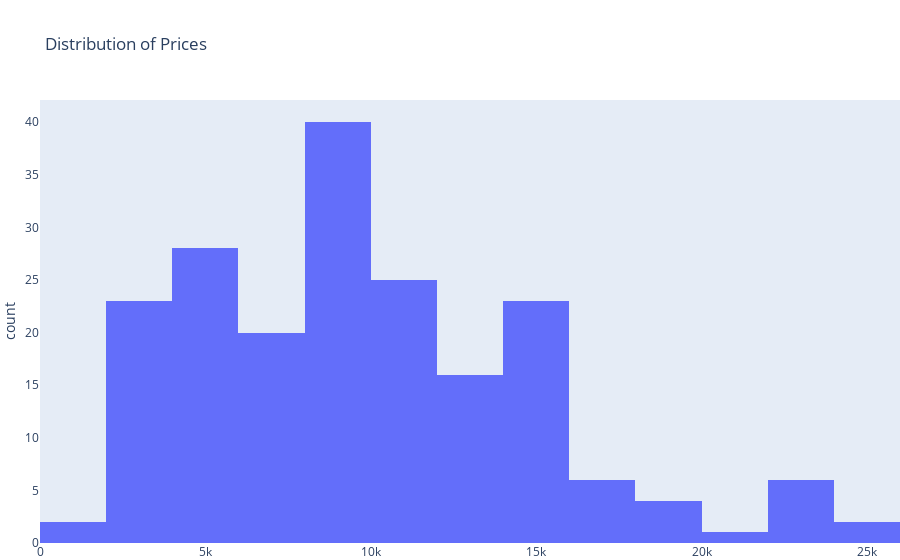

The cell this chart's notebook holds for it:
### Markdown cell above
One of the most pivotal aspects of any car sales dataset is the distribution of prices. Understanding this distribution is fundamental, as it provides insights into the pricing trends and the most common price ranges for the vehicles. To visualize the distribution of prices for BMW vehicles, we've employed a histogram. A histogram offers a clear perspective on the frequency of various price ranges, allowing us to discern the predominant pricing brackets. From the resulting visualization, it's evident that the majority of BMW cars in our dataset are priced between $8,000 to $9,900.

While this histogram provides a broad overview, the richness of our dataset allows for more granular analyses. For instance, we can further break down the price distribution by factors like `model`, `condition`, `fuel`, `transmission`, and `type`. These detailed breakdowns, offering insights into how prices vary across different categories, will be available in our web application for users to explore.

### Code cell
fig = px.histogram(df, x="price", title="Distribution of Prices")
fig.update_layout(
    xaxis_title=None,
    xaxis_showgrid=False,
    yaxis_showgrid=False,
    margin=dict(b=0, l=0, r=0),
)
fig.show()

### Figure 1 — Plotly figure (JSON) as saved in the notebook; plotly's stock layout.template omitted (floating-point values rounded to 4 significant figures; data arrays with more than 128 entries replaced by an {"elided": "..."} marker saying what was removed)
{"data": [{"alignmentgroup": "True", "bingroup": "x", "hovertemplate": "price=%{x}<br>count=%{y}<extra></extra>", "legendgroup": "", "marker": {"color": "#636efa", "pattern": {"shape": ""}}, "name": "", "offsetgroup": "", "orientation": "v", "showlegend": false, "type": "histogram", "x": {"elided": "196 int values"}, "xaxis": "x", "yaxis": "y"}], "layout": {"barmode": "relative", "legend": {"tracegroupgap": 0}, "margin": {"b": 0, "l": 0, "r": 0}, "title": {"text": "Distribution of Prices"}, "xaxis": {"anchor": "y", "domain": [0, 1], "showgrid": false, "title": {}}, "yaxis": {"anchor": "x", "domain": [0, 1], "showgrid": false, "title": {"text": "count"}}}}
